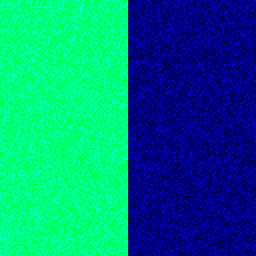
#> input picture prac01/ex01/prac01ex01img04_half.png, 128 x 128 px, given in place of prac01ex01img01.png, which was not available (shown 2 times larger)
$ python exercise1.py
#> lines starting #> are read from the running program, lines starting #| are printed output that depends on the picture; after the words box and inside, x2 and y2 are one past the last pixel; in counts of white or black regions, pixels touching at a corner belong together; pictures that were not available may be replaced by others from this repository, and a replacement may not be noted
'''
Machine Perception Prac01
Daehwan Yeo

Exercise 1 - Basic Input/Output, Histogram, and Resizing
'''

# Write a program that reads all colour images in a given directory, one by one.
# For each image
#  - Print out the image file name and its dimensions (width and height).
#  - Compute and print out the histogram (with 10 uniform bins) of each colour channel (R, G, B).
#    Make an observation of the histograms.
#  - Reduce the size of the input image by 50% and output this as an image file of the same format.
#  - Test the program with the images provided (i.e. prac01ex01imgXX.png).

import os
import cv2 as cv
import numpy as np

# Set up paths
path = 'ex01'
output_folder = path
os.makedirs(output_folder, exist_ok=True)

# Define target image filenames
filenames = [f"prac01ex01img0{i}.png" for i in range(1, 6)]

# Loop through each image
for filename in filenames:
    filepath = os.path.join(path, filename)
    print(f"\nProcessing file: {filename}")

    img = cv.imread(filepath)
#> img is the input picture: shape (128, 128, 3); mean B, G, R 127.9, 127.5, 0
    if img is None:
        print("  (Could not read image; skipping.)")
        continue


    # --- PART 1: Image Info ---

    # compute height, width and channels
    height, width = img.shape[:2]
#> height = 128; width = 128
    channels = 1 if img.ndim == 2 else img.shape[2]
#> channels = 3
    print("  Dimensions → Height:", height, "Width:", width, "Channels:", channels)
#|   Dimensions → Height: 128 Width: 128 Channels: 3


    # --- PART 2: Histogram (10 bins per channel) ---
    # References: https://docs.opencv.org/4.x/d1/db7/tutorial_py_histogram_begins.html

    # split the image into 3 channels, note the BGR order in OpenCV
    B, G, R = cv.split(img)
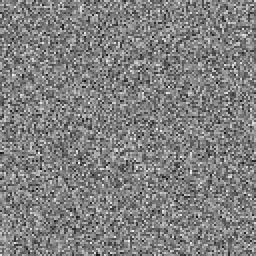
#> B: shape (128, 128) (shown 2 times larger); min 15, max 242, mean 127.9
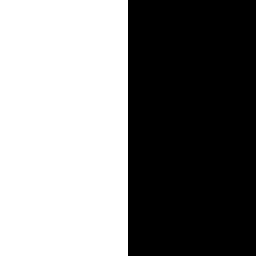
#> G: shape (128, 128) (shown 2 times larger); 50% white; 1 white region, box (x1, y1, x2, y2) and area: (0, 0, 64, 128) 8192
#> R: shape (128, 128); every value is 0

    # compute the histogram for each channel (10 uniform bins over [0, 256))
    hist_B = cv.calcHist([B], [0], None, [10], [0, 256])
#> hist_B = [16, 265, 1053, 2800, 3979, 4209, 2680, 1105, 259, 18]
    hist_G = cv.calcHist([G], [0], None, [10], [0, 256])
#> hist_G = [8192, 0, 0, 0, 0, 0, 0, 0, 0, 8192]
    hist_R = cv.calcHist([R], [0], None, [10], [0, 256])
#> hist_R = [16384, 0, 0, 0, 0, 0, 0, 0, 0, 0]

    print("  Histogram (Blue):", np.transpose(hist_B))
#|   Histogram (Blue): [[  16.  265. 1053. 2800. 3979. 4209. 2680. 1105.  259.   18.]]
    print("  Histogram (Green):", np.transpose(hist_G))
#|   Histogram (Green): [[8192.    0.    0.    0.    0.    0.    0.    0.    0. 8192.]]
    print("  Histogram (Red):", np.transpose(hist_R))
#|   Histogram (Red): [[16384.     0.     0.     0.     0.     0.     0.     0.     0.     0.]]


    # --- PART 3: Resize and Save ---
    # References: https://docs.opencv.org/4.x/da/d6e/tutorial_py_geometric_transformations.html

    # image resize (reduce size by 50%)
    img_resized = cv.resize(img, None, fx=0.5, fy=0.5, interpolation=cv.INTER_AREA)
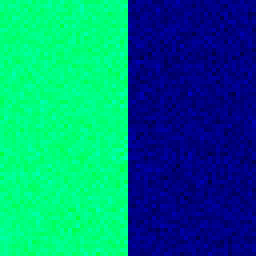
#> img_resized: shape (64, 64, 3) (shown 4 times larger); mean B, G, R 128, 127.5, 0

    # save the image to ex01 folder with suffix "_half"
    filename_out = os.path.join(output_folder, filename.replace(".png", "_half.png"))
    success = cv.imwrite(filename_out, img_resized)

    if success:
        print("  Saved resized image to:", filename_out)
    else:
        print("  Failed to save resized image.")
#> pass 2 of the loop `for filename in filenames:`:
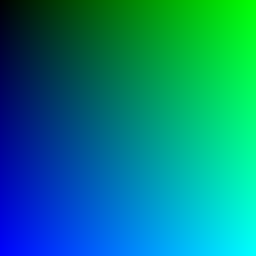
#> input picture prac01/ex01/prac01ex01img05_half.png, 128 x 128 px, given in place of prac01ex01img02.png, which was not available (shown 2 times larger)
#> img is the input picture: shape (128, 128, 3); mean B, G, R 129, 129, 0
#|   Dimensions → Height: 128 Width: 128 Channels: 3
#> `B, G, R = cv.split(img)`:
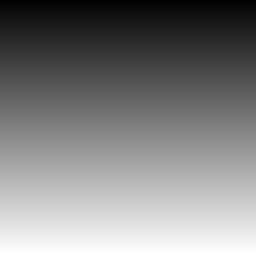
#> B: shape (128, 128) (shown 2 times larger); min 2, max 255, mean 129
#> `B, G, R = cv.split(img)`:
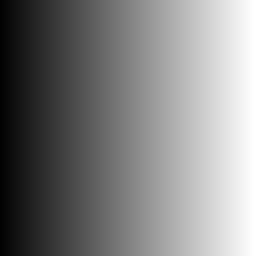
#> G: shape (128, 128) (shown 2 times larger); min 2, max 255, mean 129
#> hist_B = [1536, 1664, 1664, 1664, 1536, 1664, 1664, 1664, 1664, 1664]
#> hist_G has the same summary as hist_B
#|   Histogram (Blue): [[1536. 1664. 1664. 1664. 1536. 1664. 1664. 1664. 1664. 1664.]]
#|   Histogram (Green): [[1536. 1664. 1664. 1664. 1536. 1664. 1664. 1664. 1664. 1664.]]
#|   Histogram (Red): [[16384.     0.     0.     0.     0.     0.     0.     0.     0.     0.]]
